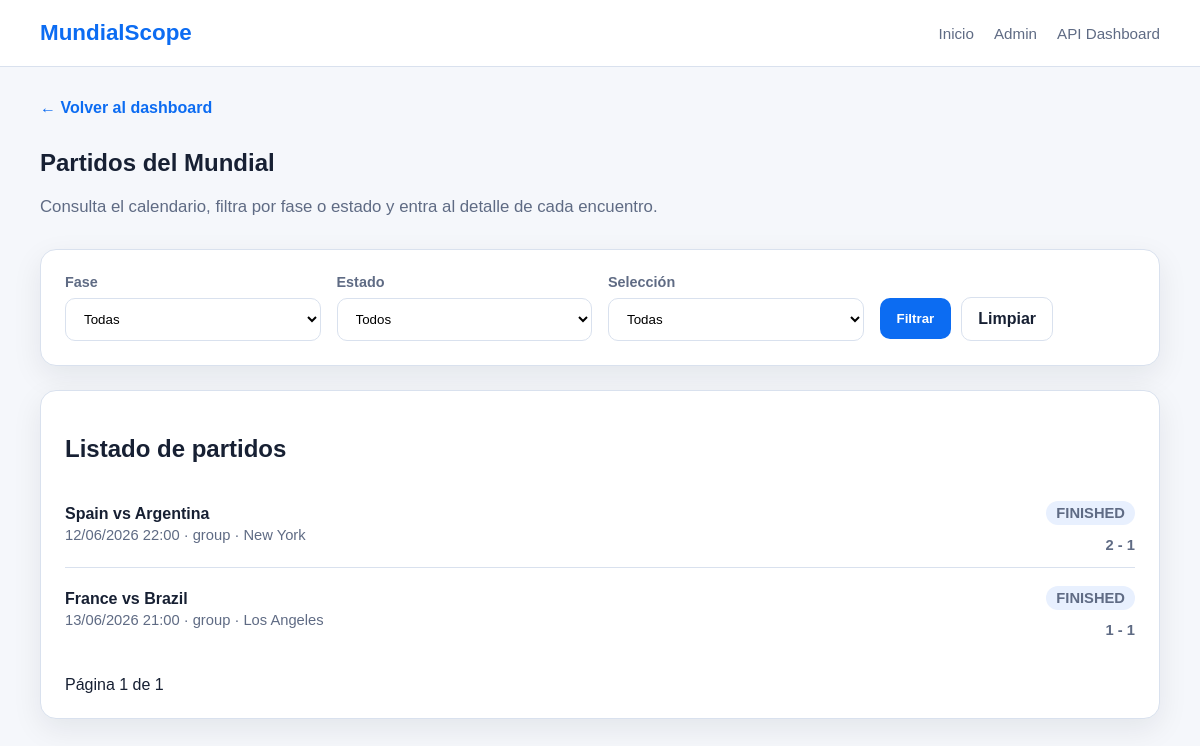
The page /matches/ on the database its author committed.
### matches/models.py (models this page shows, shortened)
class Match(models.Model):
    class Stage(models.TextChoices):
        GROUP = "group", "Group Stage"
        ROUND_OF_32 = "round_32", "Round of 32"
        ROUND_OF_16 = "round_16", "Round of 16"
        QUARTERFINAL = "quarterfinal", "Quarterfinal"
        SEMIFINAL = "semifinal", "Semifinal"
        THIRD_PLACE = "third_place", "Third Place"
        FINAL = "final", "Final"
    class Status(models.TextChoices):
        SCHEDULED = "scheduled", "Scheduled"
        LIVE = "live", "Live"
        FINISHED = "finished", "Finished"
        POSTPONED = "postponed", "Postponed"
        CANCELLED = "cancelled", "Cancelled"
    tournament = models.ForeignKey(
        "matches.Tournament",
        on_delete=models.CASCADE,
        related_name="matches",
    )
    home_team = models.ForeignKey(
        "teams.Team",
        on_delete=models.CASCADE,
        related_name="home_matches",
    )
    away_team = models.ForeignKey(
        "teams.Team",
        on_delete=models.CASCADE,
        related_name="away_matches",
    )
    stage = models.CharField(max_length=20, choices=Stage.choices)
    group = models.CharField(max_length=1, blank=True)
    match_date = models.DateTimeField()
    stadium = models.CharField(max_length=120, blank=True)
    city = models.CharField(max_length=100, blank=True)
    status = models.CharField(
        max_length=20,
        choices=Status.choices,
        default=Status.SCHEDULED,
    )
    home_score = models.PositiveIntegerField(default=0)
    away_score = models.PositiveIntegerField(default=0)
    class Meta:
        ordering = ["match_date"]

### teams/models.py (models this page shows, shortened)
class Team(models.Model):
    class Confederation(models.TextChoices):
        UEFA = "UEFA", "UEFA"
        CONMEBOL = "CONMEBOL", "CONMEBOL"
        CONCACAF = "CONCACAF", "CONCACAF"
        CAF = "CAF", "CAF"
        AFC = "AFC", "AFC"
        OFC = "OFC", "OFC"
    name = models.CharField(max_length=100, unique=True)
    fifa_code = models.CharField(max_length=3, unique=True)
    confederation = models.CharField(max_length=10, choices=Confederation.choices)
    coach = models.CharField(max_length=100, blank=True)
    fifa_ranking = models.PositiveIntegerField(null=True, blank=True)
    group = models.CharField(max_length=1, blank=True)
    primary_color = models.CharField(max_length=7, blank=True)
    secondary_color = models.CharField(max_length=7, blank=True)
    is_active = models.BooleanField(default=True)
    class Meta:
        ordering = ["name"]

### matches/views.py (the view)
# urls.py: path("", MatchListPageView.as_view(), name="match-page-list"),
class MatchListPageView(ListView):
    model = Match
    template_name = "matches/match_list.html"
    context_object_name = "matches"
    paginate_by = 10
    def get_queryset(self):
        queryset = Match.objects.select_related(
            "tournament",
            "home_team",
            "away_team",
        ).order_by("match_date")
        stage = self.request.GET.get("stage")
        status = self.request.GET.get("status")
        team = self.request.GET.get("team")
        if stage:
            queryset = queryset.filter(stage=stage)
        if status:
            queryset = queryset.filter(status=status)
        if team:
            queryset = queryset.filter(
                Q(home_team__id=team) | Q(away_team__id=team)
            )
        return queryset
    def get_context_data(self, **kwargs):
        context = super().get_context_data(**kwargs)
        context["selected_stage"] = self.request.GET.get("stage", "")
        context["selected_status"] = self.request.GET.get("status", "")
        context["selected_team"] = self.request.GET.get("team", "")
        context["teams"] = Team.objects.filter(is_active=True).order_by("name")
        context["stage_choices"] = Match.Stage.choices
        context["status_choices"] = Match.Status.choices
        return context

### templates/matches/match_list.html (shortened to what this page needs)
{% extends "base.html" %}
{% block content %}
<section class="page-header">
    <a class="back-link" href="/">← Volver al dashboard</a>
    <h1>Partidos del Mundial</h1>
    <p class="hero-text">
        Consulta el calendario, filtra por fase o estado y entra al detalle de cada encuentro.
    </p>
</section>
<section class="card filters-card">
    <form method="get" class="filters-form">
        <div class="filter-group">
            <label for="stage">Fase</label>
            <select name="stage" id="stage">
                <option value="">Todas</option>
            </select>
        </div>
        <div class="filter-group">
            <label for="status">Estado</label>
            <select name="status" id="status">
                <option value="">Todos</option>
            </select>
        </div>
        <div class="filter-group">
            <label for="team">Selección</label>
            <select name="team" id="team">
                <option value="">Todas</option>
            </select>
        </div>
        <div class="filter-actions">
            <button type="submit" class="btn-primary">Filtrar</button>
            <a href="{% url 'matches:match-page-list' %}" class="btn-secondary">Limpiar</a>
        </div>
    </form>
</section>
<section class="card">
    <h2>Listado de partidos</h2>
    {% if matches %}
        <ul class="match-list detailed">
            {% for match in matches %}
                <li>
                    <a class="match-row-link" href="{% url 'matches:match-page-detail' match.pk %}">
                        <div>
                            <strong>{{ match.home_team.name }} vs {{ match.away_team.name }}</strong><br>
                            <span>{{ match.match_date|date:"d/m/Y H:i" }} · {{ match.stage }} · {{ match.city }}</span>
                        </div>
                        <div class="match-meta">
                            <span class="status-badge">{{ match.status }}</span>
                            <span class="score-inline">{{ match.home_score }} - {{ match.away_score }}</span>
                        </div>
                    </a>
                </li>
            {% endfor %}
        </ul>
        <div class="pagination">
            <span>Página {{ page_obj.number }} de {{ page_obj.paginator.num_pages }}</span>
        </div>
    {% else %}
        <p>No hay partidos para esos filtros.</p>
    {% endif %}
</section>
{% endblock %}

### static/css/styles.css (style rules this page uses)
:root { --bg: #f5f7fb; --surface: #ffffff; --text: #172033; --muted: #5f6b84; --border: #d9e1ee; --primary: #0c6cf2; --primary-dark: #0a56c2; --shadow: 0 10px 30px rgba(15, 23, 42, 0.08); --radius: 16px; --container: 1120px; }
* { box-sizing: border-box; }
body { margin: 0; font-family: Arial, sans-serif; background: var(--bg); color: var(--text); }
a { color: inherit; text-decoration: none; }
.hero-text { max-width: 720px; color: var(--muted); font-size: 1.05rem; }
.card { background: var(--surface); border: 1px solid var(--border); border-radius: var(--radius); padding: 24px; box-shadow: var(--shadow); }
.match-list, .team-list { list-style: none; padding: 0; margin: 0; }
.match-list li, .team-list li { padding: 14px 0; border-bottom: 1px solid var(--border); }
.match-list li:last-child, .team-list li:last-child { border-bottom: none; }
.match-list span, .team-list span { display: inline-block; margin-top: 4px; color: var(--muted); font-size: 0.92rem; }
.page-header { margin-bottom: 32px; }
.back-link { display: inline-block; margin-bottom: 12px; color: var(--primary); font-weight: 600; }
.filters-card { margin-bottom: 24px; }
.filters-form { display: grid; grid-template-columns: repeat(4, 1fr); gap: 16px; align-items: end; }
.filter-group { display: flex; flex-direction: column; gap: 8px; }
.filter-group label { font-size: 0.9rem; color: var(--muted); font-weight: 600; }
.filter-group select { padding: 12px 14px; border: 1px solid var(--border); border-radius: 10px; background: #fff; }
.filter-actions { display: flex; gap: 10px; align-items: center; }
.btn-primary, .btn-secondary { display: inline-block; padding: 12px 16px; border-radius: 10px; font-weight: 600; border: 1px solid transparent; }
.btn-primary { background: var(--primary); color: #fff; }
.btn-secondary { background: #fff; border-color: var(--border); color: var(--text); }
.match-row-link { display: flex; justify-content: space-between; gap: 16px; align-items: center; color: inherit; }
.match-meta { display: flex; flex-direction: column; align-items: flex-end; gap: 8px; }
.status-badge { display: inline-block; padding: 4px 10px; border-radius: 999px; background: #e8f0fe; color: var(--primary-dark); font-size: 0.8rem; font-weight: 700; text-transform: uppercase; }
.score-inline { font-weight: 700; }
.pagination { margin-top: 24px; display: flex; flex-wrap: wrap; gap: 12px; align-items: center; }

### rows shown on the page
Match: home_team.name "Spain", away_team.name "Argentina", match_date "12/06/2026 22:00", stage "group", city "New York", status "FINISHED", home_score "2", away_score "1"
Match: home_team.name "France", away_team.name "Brazil", match_date "13/06/2026 21:00", stage "group", city "Los Angeles", status "FINISHED", home_score "1", away_score "1"

### other values the page prints
{{ page_obj.number }} "1"
{{ page_obj.paginator.num_pages }} "1"
